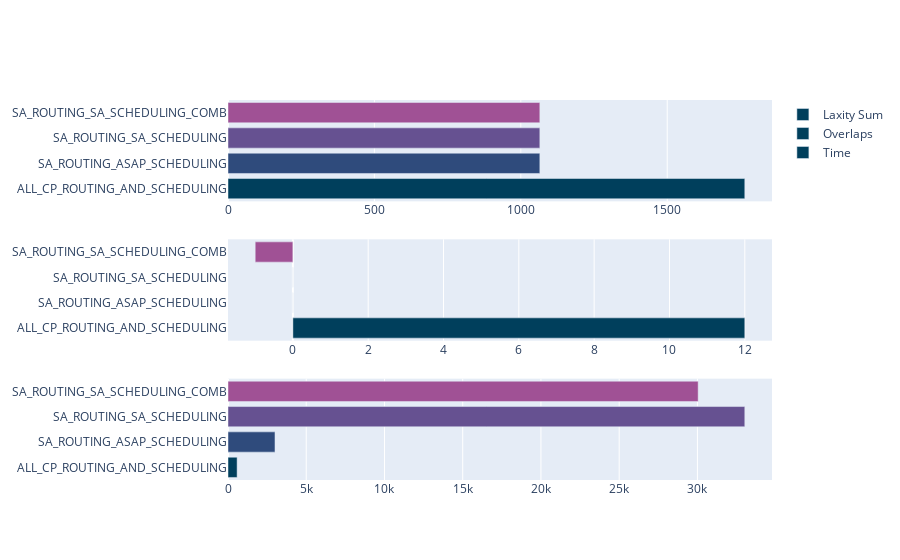

Notebook source saved alongside this figure:
### Code cell
import plotly.graph_objects as go
from plotly.subplots import make_subplots
fig = make_subplots(rows=3, cols=1)

color_palette = ["#003f5c","#2f4b7c","#665191","#a05195","#d45087","#f95d6a","#ff7c43","#ffa600"]

modes = df_dd["Mode"].tolist()
names = [EMode(m).name for m in modes]
laxities = df_dd["Laxity Sum"].tolist()
overlaps = df_dd["Overlap Amount"].tolist()
time = df_dd["Time"].tolist()


fig_laxities = go.Bar(name="Laxity Sum", x=laxities, y=names, orientation='h', marker=dict(
        color=color_palette
    ))

fig_overlaps = go.Bar(name="Overlaps", x=overlaps, y=names, orientation='h', marker=dict(
        color=color_palette
    ))

fig_time = go.Bar(name="Time", x=time, y=names, orientation='h', marker=dict(
        color=color_palette
    ))


fig.add_trace(fig_laxities, row=1, col=1)
fig.add_trace(fig_overlaps, row=2, col=1)
fig.add_trace(fig_time, row=3, col=1)

fig.show()

### Figure 1 — Plotly figure (JSON) as saved in the notebook; plotly's stock layout.template omitted (floating-point values rounded to 4 significant figures)
{"data": [{"marker": {"color": ["#003f5c", "#2f4b7c", "#665191", "#a05195", "#d45087", "#f95d6a", "#ff7c43", "#ffa600"]}, "name": "Laxity Sum", "orientation": "h", "type": "bar", "x": [1765, 1065, 1065, 1065], "xaxis": "x", "y": ["ALL_CP_ROUTING_AND_SCHEDULING", "SA_ROUTING_ASAP_SCHEDULING", "SA_ROUTING_SA_SCHEDULING", "SA_ROUTING_SA_SCHEDULING_COMB"], "yaxis": "y"}, {"marker": {"color": ["#003f5c", "#2f4b7c", "#665191", "#a05195", "#d45087", "#f95d6a", "#ff7c43", "#ffa600"]}, "name": "Overlaps", "orientation": "h", "type": "bar", "x": [12, 0, 0, -1], "xaxis": "x2", "y": ["ALL_CP_ROUTING_AND_SCHEDULING", "SA_ROUTING_ASAP_SCHEDULING", "SA_ROUTING_SA_SCHEDULING", "SA_ROUTING_SA_SCHEDULING_COMB"], "yaxis": "y2"}, {"marker": {"color": ["#003f5c", "#2f4b7c", "#665191", "#a05195", "#d45087", "#f95d6a", "#ff7c43", "#ffa600"]}, "name": "Time", "orientation": "h", "type": "bar", "x": [583.1, 3003.0, 33030.0, 30050.0], "xaxis": "x3", "y": ["ALL_CP_ROUTING_AND_SCHEDULING", "SA_ROUTING_ASAP_SCHEDULING", "SA_ROUTING_SA_SCHEDULING", "SA_ROUTING_SA_SCHEDULING_COMB"], "yaxis": "y3"}], "layout": {"xaxis": {"anchor": "y", "domain": [0, 1]}, "xaxis2": {"anchor": "y2", "domain": [0, 1]}, "xaxis3": {"anchor": "y3", "domain": [0, 1]}, "yaxis": {"anchor": "x", "domain": [0.7333, 1]}, "yaxis2": {"anchor": "x2", "domain": [0.3667, 0.6333]}, "yaxis3": {"anchor": "x3", "domain": [0, 0.2667]}}}
